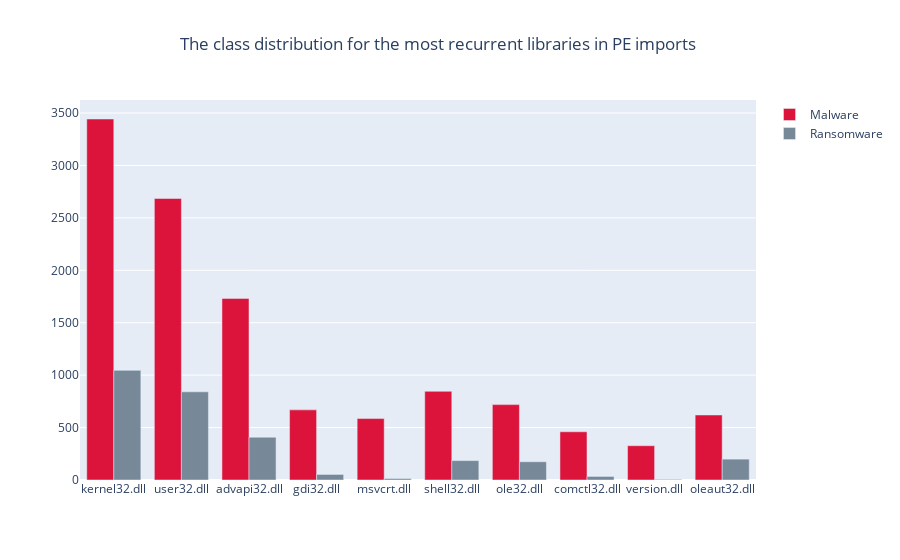

Notebook source saved alongside this figure:
### Code cell
#Most recurrent libraries: 
plot_class_distribution(df = df,
                        libraries = most_recurrent_libraries.iloc[:10].index.tolist(),
                        title = 'The class distribution for the most recurrent libraries in PE imports')

### Figure 1 — Plotly figure (JSON) as saved in the notebook; plotly's stock layout.template omitted (floating-point values rounded to 4 significant figures)
{"data": [{"marker": {"color": ["crimson", "crimson", "crimson", "crimson", "crimson", "crimson", "crimson", "crimson", "crimson", "crimson"]}, "name": "Malware", "type": "bar", "x": ["kernel32.dll", "user32.dll", "advapi32.dll", "gdi32.dll", "msvcrt.dll", "shell32.dll", "ole32.dll", "comctl32.dll", "version.dll", "oleaut32.dll"], "y": [3443, 2685, 1732, 669, 586, 846, 719, 460, 327, 620]}, {"marker": {"color": ["lightslategray", "lightslategray", "lightslategray", "lightslategray", "lightslategray", "lightslategray", "lightslategray", "lightslategray", "lightslategray", "lightslategray"]}, "name": "Ransomware", "type": "bar", "x": ["kernel32.dll", "user32.dll", "advapi32.dll", "gdi32.dll", "msvcrt.dll", "shell32.dll", "ole32.dll", "comctl32.dll", "version.dll", "oleaut32.dll"], "y": [1046, 841, 408, 53, 14, 185, 174, 34, 6, 199]}], "layout": {"barmode": "group", "title": {"text": "The class distribution for the most recurrent libraries in PE imports", "x": 0.2}}}
